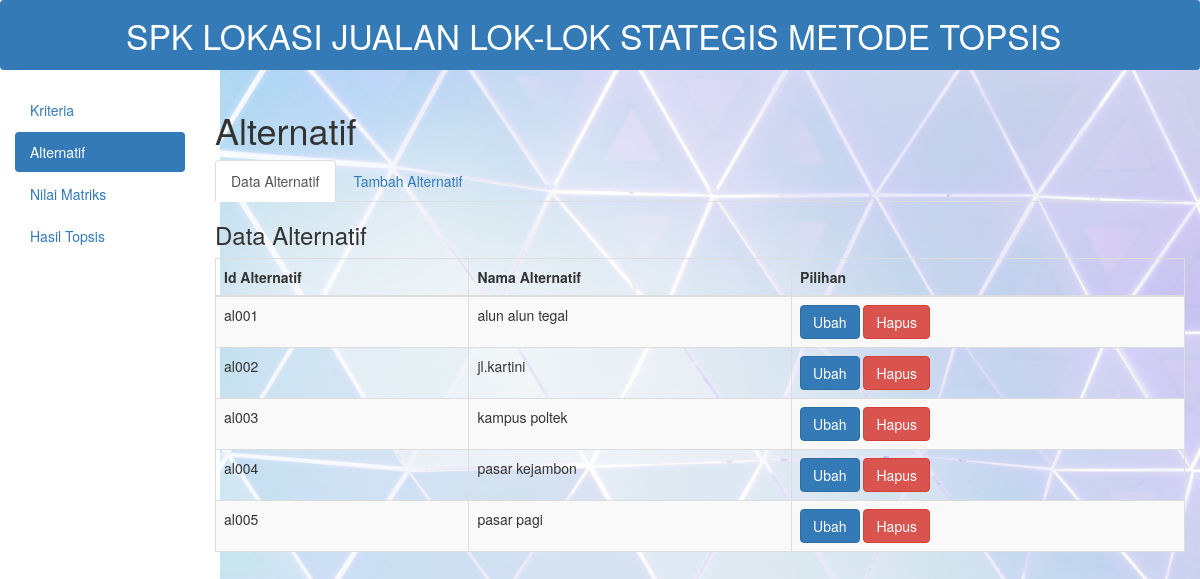
The app's page /?a=alternatif&k=alternatif with its own data.
### tables this page shows
CREATE TABLE `alternatif` (
  `id_alternatif` varchar(5) NOT NULL,
  `nm_alternatif` varchar(35) NOT NULL
);

### datakalternatif.php (the view, shortened to what this page needs)
<div class="box-header">
    <h3 class="box-title">Data Alternatif</h3>
</div>
<div class="table-responsive">
<table class="table table-bordered table-striped">
<thead>
<tr>
<th>Id Alternatif</th>
<th>Nama Alternatif</th>
<th>Pilihan</th>
</tr>
</thead>
<tbody>
<?php
$servername = "localhost";
$username = "root";
$password = "";
$dbname = "topsis";
$conn = new mysqli($servername, $username, $password, $dbname);
$sql = "SELECT * FROM alternatif";
$result = $conn->query($sql);
while($row = $result->fetch_assoc()){
?>
<tr>
<td><?php echo $row['id_alternatif']; ?></td>
<td><?php echo $row['nm_alternatif']; ?></td>
<td>
<a href="?a=alternatif&k=ubaha&id=<?php echo $row['id_alternatif']; ?>" class="btn btn-primary">Ubah</a>
<a href="hapusalternatif.php?id=<?php echo $row['id_alternatif']; ?>" class="btn btn-danger">Hapus</a>
</td>
</tr>
<?php
}
?>
</tbody>
</table>

### records on screen
alternatif: id_alternatif "al001", nm_alternatif "alun alun tegal"
alternatif: id_alternatif "al002", nm_alternatif "jl.kartini"
alternatif: id_alternatif "al003", nm_alternatif "kampus poltek"
alternatif: id_alternatif "al004", nm_alternatif "pasar kejambon"
alternatif: id_alternatif "al005", nm_alternatif "pasar pagi"
